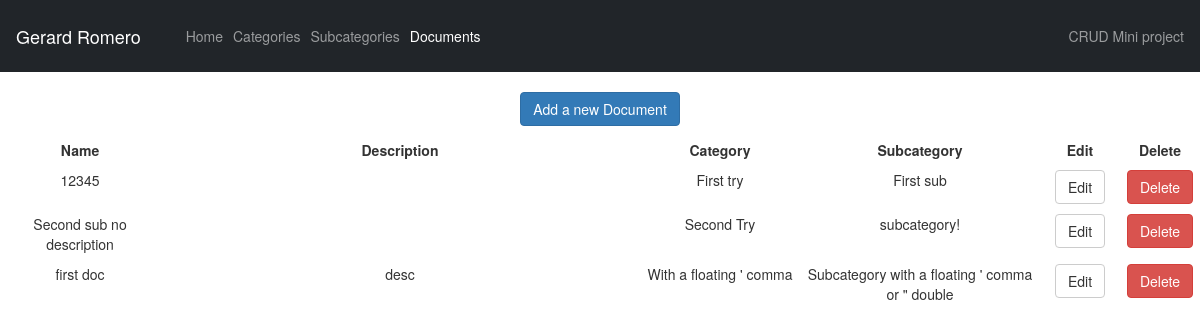
The page /documents.php on the database its author committed.
### tables this page shows
CREATE TABLE `Document` (
  `id` int(11) NOT NULL AUTO_INCREMENT,
  `name` varchar(120) NOT NULL CHECK (char_length(`name`) >= 5),
  `description` varchar(520) DEFAULT '',
  `subcategory_id` int(11) NOT NULL,
  `del` tinyint(1) NOT NULL DEFAULT 0,
  PRIMARY KEY (`id`),
  UNIQUE KEY `name` (`name`),
  KEY `subcategory_id` (`subcategory_id`),
  CONSTRAINT `Document_ibfk_1` FOREIGN KEY (`subcategory_id`) REFERENCES `Subcategory` (`id`) ON UPDATE CASCADE
);

CREATE TABLE `Category` (
  `id` int(11) NOT NULL AUTO_INCREMENT,
  `name` varchar(50) NOT NULL CHECK (char_length(`name`) >= 3),
  PRIMARY KEY (`id`),
  UNIQUE KEY `name` (`name`)
);

CREATE TABLE `Subcategory` (
  `id` int(11) NOT NULL AUTO_INCREMENT,
  `name` varchar(50) NOT NULL CHECK (char_length(`name`) >= 3),
  `category_id` int(11) NOT NULL,
  PRIMARY KEY (`id`),
  KEY `category_id` (`category_id`),
  CONSTRAINT `Subcategory_ibfk_1` FOREIGN KEY (`category_id`) REFERENCES `Category` (`id`) ON UPDATE CASCADE
);

### documents.php (the view, shortened to what this page needs)
<?php
include_once 'php/lib.php';
template('doc');
global $host;
global $user;
global $pass;
global $db;
$conn = mysqli_connect($host, $user, $pass, $db);
$query = mysqli_query($conn, "	SELECT
									Document.id as doc_id, Document.name as doc_name, description, Category.id as cat_id, Category.name as cat_name, Subcategory.id as sub_id, Subcategory.name as sub_name
								FROM
									Document LEFT JOIN Subcategory ON Document.subcategory_id = Subcategory.id LEFT JOIN Category ON Subcategory.category_id = Category.id
								WHERE
									del = 0
								ORDER BY
									cat_name asc, sub_name asc, doc_name asc");
echo "<div class='middle'><button class='btn btn-primary openmodal' data-toggle='modal' data-target='#modalForm'>Add a new Document</button></div>";
if(!is_bool($query) and mysqli_num_rows($query) > 0) {
	echo "	<div class='grid-container'>
				<div class='grid-item header'>Name</div>
				<div class='grid-item header'>Description</div>
				<div class='grid-item header'>Category</div>
				<div class='grid-item header'>Subcategory</div>
				<div class='grid-item header'>Edit</div>
				<div class='grid-item header'>Delete</div>";
	while($row = mysqli_fetch_assoc($query)) {
		echo "	<div class='grid-item'>
					<div class='originalName'>$row[doc_name]</div>
					<div class='form'>
						<form class='editForm' role='form' onsubmit='submitDocumentUpdate($row[doc_id]); return false'>
							<input type='hidden' name='id' value='$row[doc_id]'>
							<input class='inputname $row[doc_id]' type='text' name='name' maxlength='50' value='" . htmlspecialchars($row['sub_name'], ENT_QUOTES) . "'>
						</form>
					</div>
				</div>
				<div class='grid-item'>
					<div class='originalDesc'>$row[description]</div>
					<div class='descform'>
						<form class='editForm' role='form' onsubmit='submitDocumentUpdate($row[doc_id]); return false'>
							<input type='hidden' name='id' value='$row[doc_id]'>
							<textarea class='inputdesc $row[doc_id]' name='desc' maxlength='50'>" . htmlspecialchars($row['description'], ENT_QUOTES) . "</textarea>
						</form>
					</div>
				</div>
				<div class='grid-item'>
					<div class='originalCatName'>$row[cat_name]</div>
					<div class='Catform'>
						<form class='editForm' role='form' onsubmit='submitDocumentUpdate($row[doc_id]); return false'>
							<input type='hidden' name='id' value='$row[cat_name]'>
							<input type='hidden' value='$row[cat_id]'>
							<select name='category_id' class='selectcat $row[doc_id]'>
								<option value=''></option>";
					echo "	</select>
						</form>
					</div>
				</div>
				<div class='grid-item'>
					<div class='originalSubName'>$row[sub_name]</div>
					<div class='Subform'>
						<form class='editForm' role='form' onsubmit='submitDocumentUpdate($row[doc_id]); return false'>
							<input type='hidden' name='id' value='$row[cat_name]'>
							<input type='hidden' value='$row[sub_id]'>
							<select name='category_id' class='selectsub $row[doc_id]'>
								<option value=''></option>";
					echo "	</select>
							<button type='button' class='btn btn-default' onclick='resetEdits()'>Cancel</button>
							<button type='button' class='btn btn-success' onclick='submitDocumentUpdate($row[doc_id])'>Save</button>
						</form>
					</div>
				</div>
				<div class='grid-item'><button class='editbtn btn btn-default'>Edit</button></div>
				<div class='grid-item'><button class='$row[doc_id] btn btn-danger openmodal' data-toggle='modal' data-target='#modalDelete'>Delete</button></div>";
	}
	echo "</div>";
}
?>

### php/lib.php (shortened to what this page needs)
<?php
function template($where = 'index') {
	echo "
		<!doctype html>
		<html lang='en'>
			<head>
				<meta charset='utf-8'>
				<meta name='viewport' content='height=device-height, width=device-width, initial-scale=1'>
				<title>Grupo Integral - Prueba CRUD</title>
				<link href='https://cdn.jsdelivr.net/npm/bootstrap@5.1.3/dist/css/bootstrap.min.css' rel='stylesheet'>
				<link href='https://cdn.datatables.net/1.11.5/css/jquery.dataTables.css' rel='stylesheet' type='text/css'>
				<link href='https://maxcdn.bootstrapcdn.com/bootstrap/3.3.7/css/bootstrap.min.css' rel='stylesheet' type='text/css'>
				<link href='lib/template.css' rel='stylesheet' type='text/css'>";
		if(file_exists("lib/$where.css"))
			echo "<link href='lib/$where.css' rel='stylesheet' type='text/css'>";
		if(file_exists("lib/$where.js"))
			echo "<script src='lib/$where.js'>";
			echo "
				<script src='https://cdn.jsdelivr.net/npm/@popperjs/core@2.10.2/dist/umd/popper.min.js'></script>
				<script src='https://cdn.jsdelivr.net/npm/bootstrap@5.1.3/dist/js/bootstrap.min.js'></script>
				<script src='https://ajax.googleapis.com/ajax/libs/jquery/3.6.0/jquery.min.js'></script>
				<script type='text/javascript' charset='utf8' src='https://cdn.datatables.net/1.11.5/js/jquery.dataTables.js'></script>
				<script src='https://maxcdn.bootstrapcdn.com/bootstrap/3.3.7/js/bootstrap.min.js'></script>
				<script src='configs/config.js' type='text/javascript'></script>
			</head>";
		if(file_exists("lib/$where.js"))
			echo "<body onload='init()'>";
		else
			echo "<body>";
		echo "
			<nav class='navbar navbar-expand-lg navbar-dark bg-dark'>
			<a class='navbar-brand' href='https://www.linkedin.com/in/gerard-romero-bujalance/'>Gerard Romero</a>
			<div class='collapse navbar-collapse' id='navbarNavAltMarkup'>
				<div class='navbar-nav'>
				<a class='nav-item nav-link ";
				if($where == 'index')
					echo " active";
				echo "' href='/'>Home</a>
				<a class='nav-item nav-link ";
				if($where == 'cat')
					echo " active";
				echo "' href='/categories'>Categories</a>
				<a class='nav-item nav-link ";
				if($where == 'sub')
					echo " active";
				echo "' href='/subcategories'>Subcategories</a>
				<a class='nav-item nav-link ";
				if($where == 'doc')
					echo " active";
				echo "' href='/documents'>Documents</a>
				</div>
			</div>
			</div>
			<span class='navbar-text'>CRUD Mini project</span>
			</nav>
			<div id='main'>";
}
?>

### rows shown on the page
document: name "12345", category.name "First try", subcategory.name "First sub"
document: name "Second sub no description", category.name "Second Try", subcategory.name "subcategory!"
document: name "first doc", description "desc", category.name "With a floating ' comma", subcategory.name "Subcategory with a floating ' comma or \" double"
